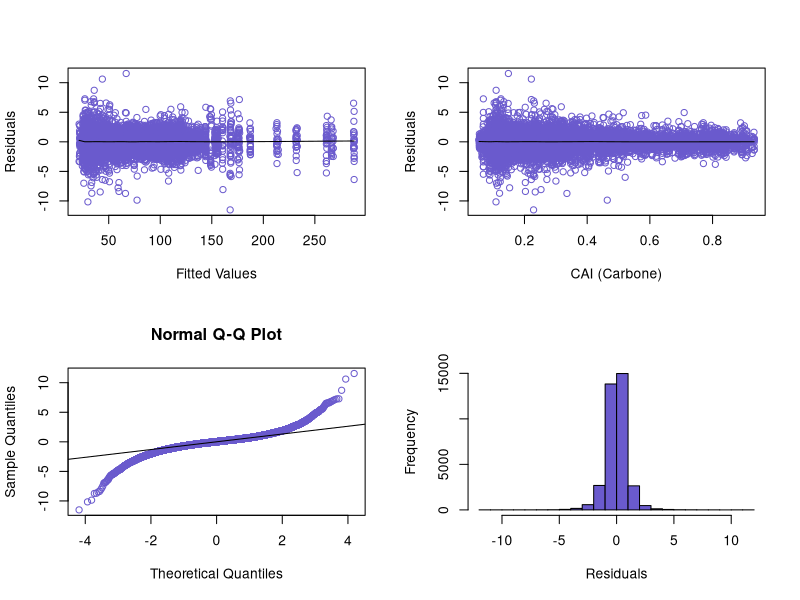
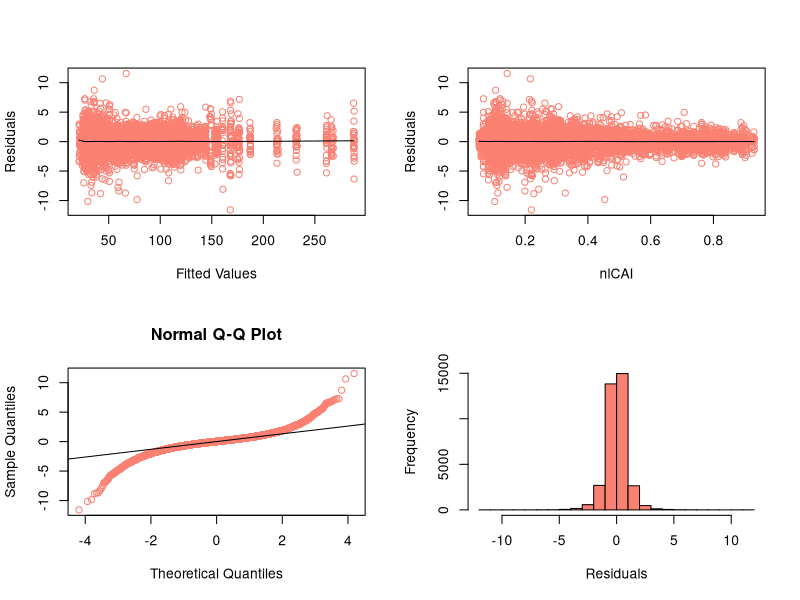

Generate these figures, in order, with R: (Note: a time limit stopped this script after it produced the figures.)
## ---- chunk 1
knitr::opts_chunk$set(echo = TRUE)
## ---- chunk 2
library(car)
library(lme4)
library(reshape2)
## ---- chunk 3
response <- read.csv('n_PPR_1620_d.csv')
dataset <- melt(response, id.vars = "gene", variable.name = "strain", value.name = "PPR")
dataset$sqrtPPR <- (dataset$PPR)^(1/2)
## ---- chunk 4
explanatory1 <- read.csv('CAI_Carbone_1620_YRC_diff_d.csv')
explanatory1 <- melt(explanatory1, id.vars = "gene", variable.name = "strain", value.name = "CAI")
dataset$CAI <- explanatory1$CAI
## ---- chunk 5
lmm1 <- lmer(sqrtPPR ~ CAI + (1+CAI|gene), data=dataset, REML = FALSE, control = lmerControl(optimizer="Nelder_Mead", optCtrl=list(maxfun=1e5)))
summary(lmm1)
## ---- chunk 6
confint(lmm1, parm="CAI", level=0.95)
## ---- chunk 7
lmm2 <- lmer(sqrtPPR ~ (1+CAI|gene), data=dataset, REML = FALSE, control = lmerControl(optimizer="bobyqa", optCtrl=list(maxfun=1e5)))
anova(lmm1, lmm2)
## ---- chunk 8
par(mfrow=c(2,2))
res = residuals(lmm1)

scatter.smooth(fitted(lmm1), res, col='slateblue', span=0.1, xlab='Fitted Values', ylab='Residuals')
scatter.smooth(dataset$CAI, res, col='slateblue', span=0.1, xlab='CAI (Carbone)', ylab='Residuals')
qqnorm(res, col='slateblue')
qqline(res)
hist(res, main='', xlab='Residuals', ylab='Frequency', col='slateblue')
## ---- chunk 9
explanatory2 <- read.csv('nlCAI_1620_YRC_diff_d.csv')
explanatory2 <- melt(explanatory2, id.vars = "gene", variable.name = "strain", value.name = "nlCAI")
dataset$nlCAI <- explanatory2$nlCAI
## ---- chunk 10
lmm3 <- lmer(sqrtPPR ~ nlCAI + (1+nlCAI|gene), data=dataset, REML = FALSE, control = lmerControl(optimizer="Nelder_Mead", optCtrl=list(maxfun=1e5)))
summary(lmm3)
## ---- chunk 11
confint(lmm3, parm="nlCAI", level=0.95)
## ---- chunk 12
lmm4 <- lmer(sqrtPPR ~ (1+nlCAI|gene), data=dataset, REML = FALSE, control = lmerControl(optimizer="bobyqa", optCtrl=list(maxfun=1e5)))
anova(lmm3, lmm4)
## ---- chunk 13
par(mfrow=c(2,2))
res = residuals(lmm3)

scatter.smooth(fitted(lmm3), res, col='salmon', span=0.1, xlab='Fitted Values', ylab='Residuals')
scatter.smooth(dataset$nlCAI, res, col='salmon', span=0.1, xlab='nlCAI', ylab='Residuals')
qqnorm(res, col='salmon')
qqline(res)
hist(res, main='', xlab='Residuals', ylab='Frequency', col='salmon')
## ---- chunk 14
explanatory3 <- read.csv('tAI_1620_YRC_diff_d.csv')
explanatory3 <- melt(explanatory3, id.vars = "gene", variable.name = "strain", value.name = "tAI")
dataset$tAI <- explanatory3$tAI
## ---- chunk 15
lmm5 <- lmer(sqrtPPR ~ tAI + (1+tAI|gene), data=dataset, REML = FALSE, control = lmerControl(optimizer="Nelder_Mead", optCtrl=list(maxfun=1e5)))
summary(lmm5)
## ---- chunk 16
confint(lmm5, parm="tAI", level=0.95)
## ---- chunk 17
lmm6 <- lmer(sqrtPPR ~ (1+tAI|gene), data=dataset, REML = FALSE, control = lmerControl(optimizer="bobyqa", optCtrl=list(maxfun=1e5)))
tai_1620<-anova(lmm5, lmm6)
tai_1620
## ---- chunk 18
tai_1620[2,8]

## ---- chunk 19
par(mfrow=c(2,2))
res = residuals(lmm5)

scatter.smooth(fitted(lmm5), res, col='yellowgreen', span=0.1, xlab='Fitted Values', ylab='Residuals')
scatter.smooth(dataset$tAI, res, col='yellowgreen', span=0.1, xlab='tAI', ylab='Residuals')
qqnorm(res, col='yellowgreen')
qqline(res)
hist(res, main='', xlab='Residuals', ylab='Frequency', col='yellowgreen')
## ---- chunk 20
explanatory4 <- read.csv('ntAI_1620_YRC_diff_d.csv')
explanatory4 <- melt(explanatory4, id.vars = "gene", variable.name = "strain", value.name = "ntAI")
dataset$ntAI <- explanatory4$ntAI
## ---- chunk 21
lmm7 <- lmer(sqrtPPR ~ ntAI + (1+ntAI|gene), data=dataset, REML = FALSE, control = lmerControl(optimizer="bobyqa", optCtrl=list(maxfun=1e5)))
summary(lmm7)
## ---- chunk 22
confint(lmm7, parm="ntAI", level=0.95)
## ---- chunk 23
lmm8 <- lmer(sqrtPPR ~ (1+ntAI|gene), data=dataset, REML = FALSE, control = lmerControl(optimizer="bobyqa", optCtrl=list(maxfun=1e5)))
anova(lmm7, lmm8)
## ---- chunk 24
par(mfrow=c(2,2))
res = residuals(lmm7)

scatter.smooth(fitted(lmm7), res, col='peru', span=0.1, xlab='Fitted Values', ylab='Residuals')
scatter.smooth(dataset$ntAI, res, col='peru', span=0.1, xlab='ntAI', ylab='Residuals')
qqnorm(res, col='peru')
qqline(res)
hist(res, main='', xlab='Residuals', ylab='Frequency', col='peru')
rm(list=ls())
## ---- chunk 25
response <- read.csv('n_PPR_185_d.csv')
dataset <- melt(response, id.vars = "gene", variable.name = "strain", value.name = "PPR")
dataset$sqrtPPR <- (dataset$PPR)^(1/2)
## ---- chunk 26
explanatory1 <- read.csv('CAI_Carbone_185_YRC_diff_d.csv')
explanatory1 <- melt(explanatory1, id.vars = "gene", variable.name = "strain", value.name = "CAI")
dataset$CAI <- explanatory1$CAI
## ---- chunk 27
lmm1 <- lmer(sqrtPPR ~ CAI + (1+CAI|gene), data=dataset, REML = FALSE, control = lmerControl(optimizer="Nelder_Mead", optCtrl=list(maxfun=1e5)))
summary(lmm1)
## ---- chunk 28
confint(lmm1, parm="CAI", level=0.95)
## ---- chunk 29
lmm2 <- lmer(sqrtPPR ~ (1+CAI|gene), data=dataset, REML = FALSE, control = lmerControl(optimizer="bobyqa", optCtrl=list(maxfun=1e5)))
anova(lmm1, lmm2)
## ---- chunk 30
par(mfrow=c(2,2))
res = residuals(lmm1)

scatter.smooth(fitted(lmm1), res, col='slateblue', span=0.1, xlab='Fitted Values', ylab='Residuals')
scatter.smooth(dataset$CAI, res, col='slateblue', span=0.1, xlab='CAI (Carbone)', ylab='Residuals')
qqnorm(res, col='slateblue')
qqline(res)
hist(res, main='', xlab='Residuals', ylab='Frequency', col='slateblue')
## ---- chunk 31
explanatory2 <- read.csv('nlCAI_185_YRC_diff_d.csv')
explanatory2 <- melt(explanatory2, id.vars = "gene", variable.name = "strain", value.name = "nlCAI")
dataset$nlCAI <- explanatory2$nlCAI
## ---- chunk 32
lmm3 <- lmer(sqrtPPR ~ nlCAI + (1+nlCAI|gene), data=dataset, REML = FALSE, control = lmerControl(optimizer="Nelder_Mead", optCtrl=list(maxfun=1e5)))
summary(lmm3)
## ---- chunk 33
lmm4 <- lmer(sqrtPPR ~ (1+nlCAI|gene), data=dataset, REML = FALSE, control = lmerControl(optimizer="bobyqa", optCtrl=list(maxfun=1e5)))
anova(lmm3, lmm4)
## ---- chunk 34
confint(lmm3, parm="nlCAI", level=0.95)
## ---- chunk 35
par(mfrow=c(2,2))
res = residuals(lmm3)

scatter.smooth(fitted(lmm3), res, col='salmon', span=0.1, xlab='Fitted Values', ylab='Residuals')
scatter.smooth(dataset$nlCAI, res, col='salmon', span=0.1, xlab='nlCAI', ylab='Residuals')
qqnorm(res, col='salmon')
qqline(res)
hist(res, main='', xlab='Residuals', ylab='Frequency', col='salmon')
## ---- chunk 36
explanatory3 <- read.csv('tAI_185_YRC_diff_d.csv')
explanatory3 <- melt(explanatory3, id.vars = "gene", variable.name = "strain", value.name = "tAI")
dataset$tAI <- explanatory3$tAI
## ---- chunk 37
lmm5 <- lmer(sqrtPPR ~ tAI + (1+tAI|gene), data=dataset, REML = FALSE, control = lmerControl(optimizer="bobyqa", optCtrl=list(maxfun=1e5)))
summary(lmm5)
## ---- chunk 38
confint(lmm5, parm="tAI", level=0.95)
## ---- chunk 39
lmm6 <- lmer(sqrtPPR ~ (1+tAI|gene), data=dataset, REML = FALSE, control = lmerControl(optimizer="bobyqa", optCtrl=list(maxfun=1e5)))
anova(lmm5, lmm6)
## ---- chunk 40
par(mfrow=c(2,2))
res = residuals(lmm5)

scatter.smooth(fitted(lmm5), res, col='yellowgreen', span=0.1, xlab='Fitted Values', ylab='Residuals')
scatter.smooth(dataset$tAI, res, col='yellowgreen', span=0.1, xlab='tAI', ylab='Residuals')
qqnorm(res, col='yellowgreen')
qqline(res)
hist(res, main='', xlab='Residuals', ylab='Frequency', col='yellowgreen')
## ---- chunk 41
explanatory4 <- read.csv('ntAI_185_YRC_diff_d.csv')
explanatory4 <- melt(explanatory4, id.vars = "gene", variable.name = "strain", value.name = "ntAI")
dataset$ntAI <- explanatory4$ntAI
## ---- chunk 42
lmm7 <- lmer(sqrtPPR ~ ntAI + (0+ntAI|gene), data=dataset, REML = FALSE, control = lmerControl(optimizer="Nelder_Mead", optCtrl=list(maxfun=1e5)))
summary(lmm7)
## ---- chunk 43
confint(lmm7, parm="ntAI", level=0.95)
## ---- chunk 44
lmm8 <- lmer(sqrtPPR ~ (0+ntAI|gene), data=dataset, REML = FALSE, control = lmerControl(optimizer="bobyqa", optCtrl=list(maxfun=1e5)))
anova(lmm7, lmm8)
## ---- chunk 45
par(mfrow=c(2,2))
res = residuals(lmm7)

scatter.smooth(fitted(lmm7), res, col='peru', span=0.1, xlab='Fitted Values', ylab='Residuals')
scatter.smooth(dataset$ntAI, res, col='peru', span=0.1, xlab='ntAI', ylab='Residuals')
qqnorm(res, col='peru')
qqline(res)
hist(res, main='', xlab='Residuals', ylab='Frequency', col='peru')
